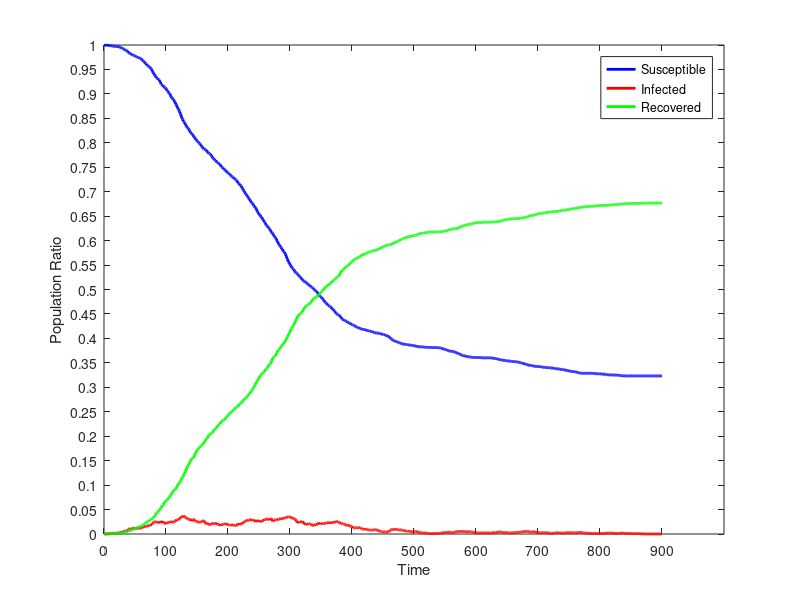

MATLAB code for this plot:
dynamics = [
0.00,2703.000,1.000,0.000;
1.00,2703.000,1.000,0.000;
2.00,2703.000,1.000,0.000;
3.00,2703.000,1.000,0.000;
4.00,2703.000,1.000,0.000;
5.00,2703.000,1.000,0.000;
6.00,2703.000,1.000,0.000;
7.00,2703.000,1.000,0.000;
8.00,2702.000,2.000,0.000;
9.00,2701.000,3.000,0.000;
10.00,2700.000,3.000,1.000;
11.00,2700.000,3.000,1.000;
12.00,2699.000,4.000,1.000;
13.00,2699.000,3.000,2.000;
14.00,2698.000,4.000,2.000;
15.00,2697.000,5.000,2.000;
16.00,2696.000,6.000,2.000;
17.00,2696.000,4.000,4.000;
18.00,2696.000,4.000,4.000;
19.00,2696.000,4.000,4.000;
20.00,2696.000,4.000,4.000;
21.00,2695.000,5.000,4.000;
22.00,2695.000,5.000,4.000;
23.00,2695.000,5.000,4.000;
24.00,2695.000,5.000,4.000;
25.00,2692.000,8.000,4.000;
26.00,2692.000,7.000,5.000;
27.00,2690.000,9.000,5.000;
28.00,2688.000,11.000,5.000;
29.00,2688.000,10.000,6.000;
30.00,2686.000,11.000,7.000;
31.00,2683.000,13.000,8.000;
32.00,2681.000,13.000,10.000;
33.00,2678.000,16.000,10.000;
34.00,2676.000,17.000,11.000;
35.00,2675.000,16.000,13.000;
36.00,2674.000,16.000,14.000;
37.00,2673.000,16.000,15.000;
38.00,2671.000,18.000,15.000;
39.00,2664.000,25.000,15.000;
40.00,2661.000,27.000,16.000;
41.00,2658.000,29.000,17.000;
42.00,2656.000,29.000,19.000;
43.00,2656.000,26.000,22.000;
44.00,2654.000,28.000,22.000;
45.00,2651.000,31.000,22.000;
46.00,2649.000,32.000,23.000;
47.00,2647.000,33.000,24.000;
48.00,2646.000,32.000,26.000;
49.00,2646.000,30.000,28.000;
50.00,2645.000,28.000,31.000;
51.00,2642.000,31.000,31.000;
52.00,2639.000,32.000,33.000;
53.00,2636.000,34.000,34.000;
54.00,2635.000,32.000,37.000;
55.00,2635.000,32.000,37.000;
56.00,2635.000,30.000,39.000;
57.00,2633.000,31.000,40.000;
58.00,2630.000,32.000,42.000;
59.00,2629.000,31.000,44.000;
60.00,2627.000,32.000,45.000;
61.00,2623.000,36.000,45.000;
62.00,2621.000,37.000,46.000;
63.00,2617.000,38.000,49.000;
64.00,2612.000,41.000,51.000;
65.00,2610.000,38.000,56.000;
66.00,2607.000,39.000,58.000;
67.00,2602.000,42.000,60.000;
68.00,2600.000,43.000,61.000;
69.00,2593.000,45.000,66.000;
70.00,2591.000,44.000,69.000;
71.00,2590.000,44.000,70.000;
72.00,2588.000,45.000,71.000;
73.00,2582.000,50.000,72.000;
74.00,2579.000,48.000,77.000;
75.00,2578.000,47.000,79.000;
76.00,2573.000,52.000,79.000;
77.00,2568.000,53.000,83.000;
78.00,2559.000,59.000,86.000;
79.00,2553.000,61.000,90.000;
80.00,2546.000,65.000,93.000;
81.00,2543.000,67.000,94.000;
82.00,2536.000,68.000,100.000;
83.00,2532.000,68.000,104.000;
84.00,2528.000,67.000,109.000;
85.00,2521.000,66.000,117.000;
86.00,2519.000,65.000,120.000;
87.00,2519.000,62.000,123.000;
88.00,2512.000,65.000,127.000;
89.00,2510.000,63.000,131.000;
90.00,2504.000,66.000,134.000;
91.00,2498.000,64.000,142.000;
92.00,2488.000,71.000,145.000;
93.00,2486.000,69.000,149.000;
94.00,2483.000,65.000,156.000;
95.00,2481.000,62.000,161.000;
96.00,2474.000,67.000,163.000;
97.00,2471.000,62.000,171.000;
98.00,2468.000,60.000,176.000;
99.00,2467.000,57.000,180.000;
100.00,2463.000,57.000,184.000;
101.00,2457.000,61.000,186.000;
102.00,2451.000,64.000,189.000;
103.00,2448.000,64.000,192.000;
104.00,2443.000,64.000,197.000;
105.00,2438.000,64.000,202.000;
106.00,2435.000,63.000,206.000;
107.00,2426.000,67.000,211.000;
108.00,2419.000,69.000,216.000;
109.00,2414.000,68.000,222.000;
110.00,2411.000,65.000,228.000;
111.00,2405.000,64.000,235.000;
112.00,2401.000,65.000,238.000;
113.00,2397.000,66.000,241.000;
114.00,2390.000,70.000,244.000;
115.00,2385.000,72.000,247.000;
116.00,2376.000,75.000,253.000;
117.00,2370.000,78.000,256.000;
118.00,2363.000,78.000,263.000;
119.00,2355.000,79.000,270.000;
120.00,2349.000,77.000,278.000;
121.00,2342.000,82.000,280.000;
122.00,2336.000,84.000,284.000;
123.00,2325.000,90.000,289.000;
124.00,2316.000,92.000,296.000;
125.00,2306.000,95.000,303.000;
126.00,2298.000,94.000,312.000;
127.00,2292.000,96.000,316.000;
128.00,2283.000,101.000,320.000;
129.00,2278.000,97.000,329.000;
130.00,2274.000,94.000,336.000;
131.00,2268.000,92.000,344.000;
132.00,2261.000,90.000,353.000;
133.00,2254.000,89.000,361.000;
134.00,2248.000,88.000,368.000;
135.00,2246.000,82.000,376.000;
136.00,2242.000,82.000,380.000;
137.00,2237.000,81.000,386.000;
138.00,2229.000,82.000,393.000;
139.00,2224.000,80.000,400.000;
140.00,2218.000,78.000,408.000;
141.00,2216.000,72.000,416.000;
142.00,2212.000,74.000,418.000;
143.00,2207.000,78.000,419.000;
144.00,2203.000,81.000,420.000;
145.00,2197.000,80.000,427.000;
146.00,2192.000,79.000,433.000;
147.00,2188.000,72.000,444.000;
148.00,2184.000,70.000,450.000;
149.00,2177.000,71.000,456.000;
150.00,2174.000,68.000,462.000;
151.00,2172.000,66.000,466.000;
152.00,2168.000,65.000,471.000;
153.00,2163.000,66.000,475.000;
154.00,2160.000,65.000,479.000;
155.00,2156.000,64.000,484.000;
156.00,2152.000,66.000,486.000;
157.00,2146.000,69.000,489.000;
158.00,2142.000,71.000,491.000;
159.00,2138.000,71.000,495.000;
160.00,2133.000,73.000,498.000;
161.00,2129.000,74.000,501.000;
162.00,2128.000,67.000,509.000;
163.00,2126.000,63.000,515.000;
164.00,2125.000,59.000,520.000;
165.00,2122.000,56.000,526.000;
166.00,2116.000,60.000,528.000;
167.00,2112.000,58.000,534.000;
168.00,2110.000,54.000,540.000;
169.00,2104.000,54.000,546.000;
170.00,2103.000,53.000,548.000;
171.00,2102.000,51.000,551.000;
172.00,2100.000,50.000,554.000;
173.00,2093.000,55.000,556.000;
174.00,2088.000,58.000,558.000;
175.00,2083.000,58.000,563.000;
176.00,2077.000,60.000,567.000;
177.00,2075.000,55.000,574.000;
178.00,2071.000,58.000,575.000;
179.00,2066.000,57.000,581.000;
180.00,2065.000,57.000,582.000;
181.00,2061.000,59.000,584.000;
182.00,2057.000,59.000,588.000;
183.00,2053.000,53.000,598.000;
184.00,2052.000,52.000,600.000;
185.00,2050.000,52.000,602.000;
186.00,2046.000,51.000,607.000;
187.00,2045.000,51.000,608.000;
188.00,2039.000,47.000,618.000;
189.00,2031.000,53.000,620.000;
190.00,2030.000,51.000,623.000;
191.00,2027.000,52.000,625.000;
192.00,2023.000,53.000,628.000;
193.00,2018.000,55.000,631.000;
194.00,2017.000,55.000,632.000;
195.00,2014.000,57.000,633.000;
196.00,2012.000,56.000,636.000;
197.00,2006.000,53.000,645.000;
198.00,2002.000,56.000,646.000;
199.00,1999.000,53.000,652.000;
200.00,1997.000,52.000,655.000;
201.00,1995.000,50.000,659.000;
202.00,1991.000,50.000,663.000;
203.00,1990.000,48.000,666.000;
204.00,1984.000,48.000,672.000;
205.00,1980.000,51.000,673.000;
206.00,1977.000,52.000,675.000;
207.00,1975.000,49.000,680.000;
208.00,1973.000,50.000,681.000;
209.00,1970.000,47.000,687.000;
210.00,1966.000,48.000,690.000;
211.00,1963.000,47.000,694.000;
212.00,1959.000,48.000,697.000;
213.00,1958.000,47.000,699.000;
214.00,1955.000,48.000,701.000;
215.00,1952.000,50.000,702.000;
216.00,1942.000,57.000,705.000;
217.00,1939.000,55.000,710.000;
218.00,1935.000,52.000,717.000;
219.00,1931.000,56.000,717.000;
220.00,1928.000,55.000,721.000;
221.00,1926.000,54.000,724.000;
222.00,1920.000,56.000,728.000;
223.00,1912.000,60.000,732.000;
224.00,1908.000,59.000,737.000;
225.00,1900.000,65.000,739.000;
226.00,1896.000,65.000,743.000;
227.00,1889.000,68.000,747.000;
228.00,1883.000,72.000,749.000;
229.00,1878.000,74.000,752.000;
230.00,1876.000,72.000,756.000;
231.00,1870.000,73.000,761.000;
232.00,1863.000,76.000,765.000;
233.00,1857.000,78.000,769.000;
234.00,1854.000,77.000,773.000;
235.00,1849.000,77.000,778.000;
236.00,1844.000,80.000,780.000;
237.00,1837.000,80.000,787.000;
238.00,1833.000,78.000,793.000;
239.00,1830.000,77.000,797.000;
240.00,1827.000,74.000,803.000;
241.00,1821.000,75.000,808.000;
242.00,1813.000,78.000,813.000;
243.00,1810.000,75.000,819.000;
244.00,1806.000,71.000,827.000;
245.00,1801.000,68.000,835.000;
246.00,1795.000,70.000,839.000;
247.00,1786.000,74.000,844.000;
248.00,1779.000,76.000,849.000;
249.00,1775.000,70.000,859.000;
250.00,1768.000,72.000,864.000;
251.00,1765.000,72.000,867.000;
252.00,1761.000,68.000,875.000;
253.00,1755.000,69.000,880.000;
254.00,1753.000,69.000,882.000;
255.00,1746.000,73.000,885.000;
256.00,1740.000,73.000,891.000;
257.00,1735.000,76.000,893.000;
258.00,1732.000,75.000,897.000;
259.00,1724.000,80.000,900.000;
260.00,1720.000,80.000,904.000;
261.00,1712.000,81.000,911.000;
262.00,1707.000,83.000,914.000;
263.00,1704.000,83.000,917.000;
264.00,1699.000,84.000,921.000;
265.00,1696.000,81.000,927.000;
266.00,1692.000,79.000,933.000;
267.00,1688.000,77.000,939.000;
268.00,1681.000,84.000,939.000;
269.00,1674.000,86.000,944.000;
270.00,1669.000,85.000,950.000;
271.00,1667.000,78.000,959.000;
272.00,1661.000,70.000,973.000;
273.00,1657.000,71.000,976.000;
274.00,1649.000,77.000,978.000;
275.00,1645.000,78.000,981.000;
276.00,1640.000,79.000,985.000;
277.00,1637.000,78.000,989.000;
278.00,1631.000,77.000,996.000;
279.00,1622.000,78.000,1004.000;
280.00,1616.000,77.000,1011.000;
281.00,1608.000,81.000,1015.000;
282.00,1603.000,84.000,1017.000;
283.00,1597.000,84.000,1023.000;
284.00,1592.000,83.000,1029.000;
285.00,1587.000,85.000,1032.000;
286.00,1583.000,83.000,1038.000;
287.00,1576.000,86.000,1042.000;
288.00,1574.000,83.000,1047.000;
289.00,1563.000,88.000,1053.000;
290.00,1561.000,89.000,1054.000;
291.00,1557.000,88.000,1059.000;
292.00,1552.000,87.000,1065.000;
293.00,1545.000,89.000,1070.000;
294.00,1536.000,92.000,1076.000;
295.00,1525.000,95.000,1084.000;
296.00,1519.000,93.000,1092.000;
297.00,1510.000,93.000,1101.000;
298.00,1503.000,97.000,1104.000;
299.00,1496.000,96.000,1112.000;
300.00,1491.000,95.000,1118.000;
301.00,1485.000,90.000,1129.000;
302.00,1479.000,89.000,1136.000;
303.00,1473.000,91.000,1140.000;
304.00,1471.000,88.000,1145.000;
305.00,1466.000,87.000,1151.000;
306.00,1463.000,86.000,1155.000;
307.00,1456.000,85.000,1163.000;
308.00,1451.000,82.000,1171.000;
309.00,1447.000,79.000,1178.000;
310.00,1445.000,74.000,1185.000;
311.00,1441.000,69.000,1194.000;
312.00,1439.000,63.000,1202.000;
313.00,1433.000,64.000,1207.000;
314.00,1429.000,65.000,1210.000;
315.00,1427.000,64.000,1213.000;
316.00,1421.000,67.000,1216.000;
317.00,1420.000,65.000,1219.000;
318.00,1415.000,67.000,1222.000;
319.00,1411.000,68.000,1225.000;
320.00,1405.000,71.000,1228.000;
321.00,1402.000,65.000,1237.000;
322.00,1399.000,62.000,1243.000;
323.00,1398.000,56.000,1250.000;
324.00,1395.000,58.000,1251.000;
325.00,1393.000,52.000,1259.000;
326.00,1390.000,53.000,1261.000;
327.00,1387.000,55.000,1262.000;
328.00,1385.000,53.000,1266.000;
329.00,1381.000,55.000,1268.000;
330.00,1377.000,58.000,1269.000;
331.00,1376.000,57.000,1271.000;
332.00,1374.000,55.000,1275.000;
333.00,1371.000,56.000,1277.000;
334.00,1367.000,55.000,1282.000;
335.00,1365.000,51.000,1288.000;
336.00,1362.000,48.000,1294.000;
337.00,1359.000,47.000,1298.000;
338.00,1355.000,48.000,1301.000;
339.00,1353.000,46.000,1305.000;
340.00,1349.000,50.000,1305.000;
341.00,1345.000,52.000,1307.000;
342.00,1341.000,54.000,1309.000;
343.00,1341.000,51.000,1312.000;
344.00,1337.000,54.000,1313.000;
345.00,1329.000,57.000,1318.000;
346.00,1322.000,62.000,1320.000;
347.00,1319.000,56.000,1329.000;
348.00,1316.000,58.000,1330.000;
349.00,1312.000,60.000,1332.000;
350.00,1311.000,56.000,1337.000;
351.00,1308.000,56.000,1340.000;
352.00,1303.000,59.000,1342.000;
353.00,1299.000,57.000,1348.000;
354.00,1295.000,57.000,1352.000;
355.00,1289.000,59.000,1356.000;
356.00,1284.000,60.000,1360.000;
357.00,1281.000,58.000,1365.000;
358.00,1278.000,58.000,1368.000;
359.00,1274.000,61.000,1369.000;
360.00,1269.000,63.000,1372.000;
361.00,1267.000,64.000,1373.000;
362.00,1264.000,62.000,1378.000;
363.00,1263.000,59.000,1382.000;
364.00,1259.000,63.000,1382.000;
365.00,1256.000,64.000,1384.000;
366.00,1254.000,62.000,1388.000;
367.00,1252.000,59.000,1393.000;
368.00,1245.000,65.000,1394.000;
369.00,1241.000,64.000,1399.000;
370.00,1240.000,62.000,1402.000;
371.00,1235.000,65.000,1404.000;
372.00,1233.000,64.000,1407.000;
373.00,1227.000,67.000,1410.000;
374.00,1222.000,70.000,1412.000;
375.00,1218.000,69.000,1417.000;
376.00,1216.000,67.000,1421.000;
377.00,1213.000,67.000,1424.000;
378.00,1212.000,68.000,1424.000;
379.00,1210.000,66.000,1428.000;
380.00,1206.000,63.000,1435.000;
381.00,1203.000,60.000,1441.000;
382.00,1200.000,57.000,1447.000;
383.00,1193.000,60.000,1451.000;
384.00,1189.000,58.000,1457.000;
385.00,1187.000,57.000,1460.000;
386.00,1184.000,57.000,1463.000;
387.00,1184.000,54.000,1466.000;
388.00,1181.000,53.000,1470.000;
389.00,1180.000,50.000,1474.000;
390.00,1178.000,49.000,1477.000;
391.00,1176.000,48.000,1480.000;
392.00,1175.000,48.000,1481.000;
393.00,1170.000,52.000,1482.000;
394.00,1168.000,49.000,1487.000;
395.00,1168.000,47.000,1489.000;
396.00,1166.000,44.000,1494.000;
397.00,1164.000,43.000,1497.000;
398.00,1162.000,43.000,1499.000;
399.00,1159.000,42.000,1503.000;
400.00,1158.000,42.000,1504.000;
401.00,1156.000,40.000,1508.000;
402.00,1156.000,33.000,1515.000;
403.00,1154.000,33.000,1517.000;
404.00,1152.000,34.000,1518.000;
405.00,1150.000,34.000,1520.000;
406.00,1148.000,34.000,1522.000;
407.00,1145.000,35.000,1524.000;
408.00,1143.000,35.000,1526.000;
409.00,1142.000,35.000,1527.000;
410.00,1142.000,33.000,1529.000;
411.00,1139.000,35.000,1530.000;
412.00,1138.000,34.000,1532.000;
413.00,1136.000,35.000,1533.000;
414.00,1135.000,33.000,1536.000;
415.00,1134.000,32.000,1538.000;
416.00,1133.000,27.000,1544.000;
417.00,1132.000,28.000,1544.000;
418.00,1131.000,27.000,1546.000;
419.00,1131.000,26.000,1547.000;
420.00,1131.000,26.000,1547.000;
421.00,1130.000,27.000,1547.000;
422.00,1129.000,25.000,1550.000;
423.00,1126.000,28.000,1550.000;
424.00,1125.000,27.000,1552.000;
425.00,1125.000,23.000,1556.000;
426.00,1125.000,23.000,1556.000;
427.00,1124.000,22.000,1558.000;
428.00,1123.000,23.000,1558.000;
429.00,1121.000,22.000,1561.000;
430.00,1121.000,21.000,1562.000;
431.00,1120.000,21.000,1563.000;
432.00,1119.000,21.000,1564.000;
433.00,1118.000,21.000,1565.000;
434.00,1116.000,22.000,1566.000;
435.00,1116.000,22.000,1566.000;
436.00,1114.000,23.000,1567.000;
437.00,1112.000,25.000,1567.000;
438.00,1112.000,23.000,1569.000;
439.00,1111.000,23.000,1570.000;
440.00,1111.000,23.000,1570.000;
441.00,1111.000,21.000,1572.000;
442.00,1111.000,19.000,1574.000;
443.00,1111.000,18.000,1575.000;
444.00,1109.000,16.000,1579.000;
445.00,1108.000,16.000,1580.000;
446.00,1108.000,15.000,1581.000;
447.00,1106.000,14.000,1584.000;
448.00,1105.000,12.000,1587.000;
449.00,1105.000,12.000,1587.000;
450.00,1105.000,12.000,1587.000;
451.00,1102.000,13.000,1589.000;
452.00,1102.000,11.000,1591.000;
453.00,1102.000,11.000,1591.000;
454.00,1099.000,12.000,1593.000;
455.00,1098.000,10.000,1596.000;
456.00,1097.000,10.000,1597.000;
457.00,1094.000,12.000,1598.000;
458.00,1094.000,12.000,1598.000;
459.00,1093.000,13.000,1598.000;
460.00,1091.000,14.000,1599.000;
461.00,1085.000,18.000,1601.000;
462.00,1082.000,21.000,1601.000;
463.00,1080.000,22.000,1602.000;
464.00,1077.000,25.000,1602.000;
465.00,1075.000,27.000,1602.000;
466.00,1072.000,26.000,1606.000;
467.00,1070.000,25.000,1609.000;
468.00,1069.000,24.000,1611.000;
469.00,1066.000,27.000,1611.000;
470.00,1066.000,25.000,1613.000;
471.00,1064.000,26.000,1614.000;
472.00,1062.000,25.000,1617.000;
473.00,1062.000,25.000,1617.000;
474.00,1061.000,23.000,1620.000;
475.00,1060.000,23.000,1621.000;
476.00,1059.000,23.000,1622.000;
477.00,1057.000,23.000,1624.000;
478.00,1056.000,22.000,1626.000;
479.00,1054.000,22.000,1628.000;
480.00,1052.000,22.000,1630.000;
481.00,1051.000,22.000,1631.000;
482.00,1051.000,20.000,1633.000;
483.00,1050.000,20.000,1634.000;
484.00,1050.000,18.000,1636.000;
485.00,1049.000,19.000,1636.000;
486.00,1048.000,17.000,1639.000;
487.00,1048.000,16.000,1640.000;
488.00,1048.000,15.000,1641.000;
489.00,1048.000,15.000,1641.000;
490.00,1046.000,17.000,1641.000;
491.00,1046.000,14.000,1644.000;
492.00,1045.000,15.000,1644.000;
493.00,1045.000,14.000,1645.000;
494.00,1044.000,15.000,1645.000;
495.00,1044.000,14.000,1646.000;
496.00,1044.000,14.000,1646.000;
497.00,1043.000,11.000,1650.000;
498.00,1043.000,11.000,1650.000;
499.00,1043.000,11.000,1650.000;
500.00,1041.000,13.000,1650.000;
501.00,1040.000,14.000,1650.000;
502.00,1039.000,14.000,1651.000;
503.00,1039.000,12.000,1653.000;
504.00,1038.000,13.000,1653.000;
505.00,1038.000,13.000,1653.000;
506.00,1037.000,14.000,1653.000;
507.00,1035.000,11.000,1658.000;
508.00,1035.000,8.000,1661.000;
509.00,1035.000,7.000,1662.000;
510.00,1035.000,7.000,1662.000;
511.00,1035.000,7.000,1662.000;
512.00,1035.000,6.000,1663.000;
513.00,1035.000,6.000,1663.000;
514.00,1035.000,6.000,1663.000;
515.00,1034.000,7.000,1663.000;
516.00,1033.000,6.000,1665.000;
517.00,1033.000,6.000,1665.000;
518.00,1033.000,5.000,1666.000;
519.00,1033.000,5.000,1666.000;
520.00,1033.000,5.000,1666.000;
521.00,1032.000,6.000,1666.000;
522.00,1032.000,4.000,1668.000;
523.00,1032.000,3.000,1669.000;
524.00,1032.000,2.000,1670.000;
525.00,1032.000,2.000,1670.000;
526.00,1032.000,2.000,1670.000;
527.00,1031.000,3.000,1670.000;
528.00,1031.000,3.000,1670.000;
529.00,1031.000,3.000,1670.000;
530.00,1031.000,3.000,1670.000;
531.00,1031.000,3.000,1670.000;
532.00,1031.000,3.000,1670.000;
533.00,1031.000,3.000,1670.000;
534.00,1031.000,3.000,1670.000;
535.00,1031.000,3.000,1670.000;
536.00,1031.000,3.000,1670.000;
537.00,1031.000,3.000,1670.000;
538.00,1030.000,4.000,1670.000;
539.00,1030.000,4.000,1670.000;
540.00,1030.000,4.000,1670.000;
541.00,1029.000,5.000,1670.000;
542.00,1029.000,4.000,1671.000;
543.00,1028.000,5.000,1671.000;
544.00,1028.000,5.000,1671.000;
545.00,1027.000,6.000,1671.000;
546.00,1026.000,5.000,1673.000;
547.00,1024.000,7.000,1673.000;
548.00,1022.000,9.000,1673.000;
549.00,1021.000,9.000,1674.000;
550.00,1020.000,8.000,1676.000;
551.00,1020.000,6.000,1678.000;
552.00,1019.000,7.000,1678.000;
553.00,1016.000,10.000,1678.000;
554.00,1016.000,9.000,1679.000;
555.00,1014.000,11.000,1679.000;
556.00,1013.000,11.000,1680.000;
557.00,1012.000,10.000,1682.000;
558.00,1011.000,9.000,1684.000;
559.00,1011.000,7.000,1686.000;
560.00,1010.000,8.000,1686.000;
561.00,1010.000,8.000,1686.000;
562.00,1010.000,7.000,1687.000;
563.00,1010.000,7.000,1687.000;
564.00,1009.000,8.000,1687.000;
565.00,1007.000,10.000,1687.000;
566.00,1005.000,11.000,1688.000;
567.00,1004.000,11.000,1689.000;
568.00,1003.000,12.000,1689.000;
569.00,1002.000,13.000,1689.000;
570.00,1000.000,14.000,1690.000;
571.00,1000.000,13.000,1691.000;
572.00,996.000,16.000,1692.000;
573.00,996.000,15.000,1693.000;
574.00,995.000,13.000,1696.000;
575.00,993.000,12.000,1699.000;
576.00,991.000,12.000,1701.000;
577.00,989.000,14.000,1701.000;
578.00,986.000,16.000,1702.000;
579.00,986.000,15.000,1703.000;
580.00,986.000,14.000,1704.000;
581.00,985.000,13.000,1706.000;
582.00,985.000,13.000,1706.000;
583.00,983.000,14.000,1707.000;
584.00,983.000,11.000,1710.000;
585.00,983.000,11.000,1710.000;
586.00,980.000,14.000,1710.000;
587.00,980.000,14.000,1710.000;
588.00,980.000,13.000,1711.000;
589.00,980.000,12.000,1712.000;
590.00,979.000,12.000,1713.000;
591.00,979.000,12.000,1713.000;
592.00,978.000,12.000,1714.000;
593.00,977.000,12.000,1715.000;
594.00,977.000,11.000,1716.000;
595.00,977.000,10.000,1717.000;
596.00,976.000,10.000,1718.000;
597.00,976.000,8.000,1720.000;
598.00,976.000,8.000,1720.000;
599.00,976.000,7.000,1721.000;
600.00,976.000,6.000,1722.000;
601.00,976.000,6.000,1722.000;
602.00,976.000,6.000,1722.000;
603.00,976.000,6.000,1722.000;
604.00,976.000,6.000,1722.000;
605.00,976.000,6.000,1722.000;
606.00,976.000,6.000,1722.000;
607.00,975.000,6.000,1723.000;
608.00,975.000,6.000,1723.000;
609.00,975.000,6.000,1723.000;
610.00,974.000,7.000,1723.000;
611.00,974.000,6.000,1724.000;
612.00,974.000,6.000,1724.000;
613.00,974.000,6.000,1724.000;
614.00,974.000,6.000,1724.000;
615.00,974.000,6.000,1724.000;
616.00,974.000,6.000,1724.000;
617.00,974.000,6.000,1724.000;
618.00,974.000,6.000,1724.000;
619.00,974.000,6.000,1724.000;
620.00,974.000,6.000,1724.000;
621.00,974.000,6.000,1724.000;
622.00,974.000,6.000,1724.000;
623.00,974.000,6.000,1724.000;
624.00,974.000,5.000,1725.000;
625.00,974.000,5.000,1725.000;
626.00,974.000,5.000,1725.000;
627.00,973.000,6.000,1725.000;
628.00,971.000,8.000,1725.000;
629.00,971.000,8.000,1725.000;
630.00,970.000,9.000,1725.000;
631.00,970.000,9.000,1725.000;
632.00,970.000,7.000,1727.000;
633.00,970.000,7.000,1727.000;
634.00,968.000,9.000,1727.000;
635.00,968.000,9.000,1727.000;
636.00,966.000,11.000,1727.000;
637.00,965.000,12.000,1727.000;
638.00,964.000,12.000,1728.000;
639.00,964.000,12.000,1728.000;
640.00,964.000,10.000,1730.000;
641.00,962.000,10.000,1732.000;
642.00,961.000,10.000,1733.000;
643.00,961.000,9.000,1734.000;
644.00,961.000,8.000,1735.000;
645.00,961.000,6.000,1737.000;
646.00,960.000,7.000,1737.000;
647.00,959.000,8.000,1737.000;
648.00,958.000,8.000,1738.000;
649.00,958.000,8.000,1738.000;
650.00,957.000,8.000,1739.000;
651.00,957.000,7.000,1740.000;
652.00,957.000,7.000,1740.000;
653.00,957.000,6.000,1741.000;
654.00,957.000,6.000,1741.000;
655.00,956.000,5.000,1743.000;
656.00,955.000,6.000,1743.000;
657.00,955.000,6.000,1743.000;
658.00,954.000,7.000,1743.000;
659.00,954.000,7.000,1743.000;
660.00,954.000,7.000,1743.000;
661.00,953.000,8.000,1743.000;
662.00,953.000,8.000,1743.000;
663.00,953.000,7.000,1744.000;
664.00,952.000,8.000,1744.000;
665.00,952.000,8.000,1744.000;
666.00,952.000,8.000,1744.000;
667.00,951.000,9.000,1744.000;
668.00,950.000,10.000,1744.000;
669.00,950.000,10.000,1744.000;
670.00,950.000,8.000,1746.000;
671.00,949.000,9.000,1746.000;
672.00,947.000,11.000,1746.000;
673.00,947.000,11.000,1746.000;
674.00,944.000,13.000,1747.000;
675.00,943.000,14.000,1747.000;
676.00,943.000,13.000,1748.000;
677.00,943.000,12.000,1749.000;
678.00,941.000,14.000,1749.000;
679.00,941.000,13.000,1750.000;
680.00,939.000,14.000,1751.000;
681.00,939.000,14.000,1751.000;
682.00,936.000,15.000,1753.000;
683.00,935.000,16.000,1753.000;
684.00,934.000,15.000,1755.000;
685.00,934.000,13.000,1757.000;
686.00,933.000,12.000,1759.000;
687.00,933.000,10.000,1761.000;
688.00,933.000,10.000,1761.000;
689.00,933.000,10.000,1761.000;
690.00,931.000,12.000,1761.000;
691.00,931.000,11.000,1762.000;
692.00,930.000,12.000,1762.000;
693.00,929.000,13.000,1762.000;
694.00,927.000,14.000,1763.000;
695.00,927.000,12.000,1765.000;
696.00,927.000,11.000,1766.000;
697.00,927.000,9.000,1768.000;
698.00,926.000,9.000,1769.000;
699.00,926.000,9.000,1769.000;
700.00,926.000,8.000,1770.000;
701.00,926.000,7.000,1771.000;
702.00,925.000,7.000,1772.000;
703.00,925.000,7.000,1772.000;
704.00,925.000,7.000,1772.000;
705.00,925.000,6.000,1773.000;
706.00,923.000,7.000,1774.000;
707.00,923.000,7.000,1774.000;
708.00,922.000,7.000,1775.000;
709.00,922.000,7.000,1775.000;
710.00,922.000,7.000,1775.000;
711.00,922.000,6.000,1776.000;
712.00,922.000,6.000,1776.000;
713.00,920.000,8.000,1776.000;
714.00,920.000,8.000,1776.000;
715.00,920.000,6.000,1778.000;
716.00,920.000,5.000,1779.000;
717.00,920.000,5.000,1779.000;
718.00,920.000,5.000,1779.000;
719.00,918.000,5.000,1781.000;
720.00,918.000,4.000,1782.000;
721.00,918.000,4.000,1782.000;
722.00,918.000,4.000,1782.000;
723.00,918.000,3.000,1783.000;
724.00,918.000,3.000,1783.000;
725.00,917.000,4.000,1783.000;
726.00,917.000,4.000,1783.000;
727.00,915.000,6.000,1783.000;
728.00,914.000,7.000,1783.000;
729.00,914.000,7.000,1783.000;
730.00,914.000,7.000,1783.000;
731.00,913.000,7.000,1784.000;
732.00,913.000,7.000,1784.000;
733.00,913.000,7.000,1784.000;
734.00,913.000,7.000,1784.000;
735.00,912.000,5.000,1787.000;
736.00,911.000,5.000,1788.000;
737.00,910.000,6.000,1788.000;
738.00,909.000,5.000,1790.000;
739.00,909.000,5.000,1790.000;
740.00,909.000,5.000,1790.000;
741.00,908.000,6.000,1790.000;
742.00,908.000,5.000,1791.000;
743.00,908.000,5.000,1791.000;
744.00,907.000,6.000,1791.000;
745.00,906.000,6.000,1792.000;
746.00,904.000,8.000,1792.000;
747.00,903.000,9.000,1792.000;
748.00,903.000,9.000,1792.000;
749.00,903.000,7.000,1794.000;
750.00,903.000,6.000,1795.000;
751.00,902.000,6.000,1796.000;
752.00,900.000,7.000,1797.000;
753.00,899.000,7.000,1798.000;
754.00,899.000,7.000,1798.000;
755.00,898.000,8.000,1798.000;
756.00,898.000,7.000,1799.000;
757.00,898.000,7.000,1799.000;
758.00,898.000,7.000,1799.000;
759.00,897.000,7.000,1800.000;
760.00,897.000,7.000,1800.000;
761.00,896.000,5.000,1803.000;
762.00,895.000,6.000,1803.000;
763.00,895.000,6.000,1803.000;
764.00,893.000,8.000,1803.000;
765.00,892.000,9.000,1803.000;
766.00,892.000,9.000,1803.000;
767.00,890.000,9.000,1805.000;
768.00,890.000,8.000,1806.000;
769.00,889.000,9.000,1806.000;
770.00,889.000,7.000,1808.000;
771.00,889.000,7.000,1808.000;
772.00,889.000,6.000,1809.000;
773.00,889.000,6.000,1809.000;
774.00,889.000,6.000,1809.000;
775.00,889.000,6.000,1809.000;
776.00,889.000,5.000,1810.000;
777.00,889.000,5.000,1810.000;
778.00,889.000,5.000,1810.000;
779.00,889.000,5.000,1810.000;
780.00,889.000,5.000,1810.000;
781.00,889.000,4.000,1811.000;
782.00,889.000,3.000,1812.000;
783.00,889.000,3.000,1812.000;
784.00,889.000,3.000,1812.000;
785.00,889.000,3.000,1812.000;
786.00,889.000,3.000,1812.000;
787.00,889.000,3.000,1812.000;
788.00,888.000,4.000,1812.000;
789.00,888.000,4.000,1812.000;
790.00,888.000,4.000,1812.000;
791.00,887.000,4.000,1813.000;
792.00,887.000,3.000,1814.000;
793.00,886.000,4.000,1814.000;
794.00,886.000,4.000,1814.000;
795.00,886.000,3.000,1815.000;
796.00,886.000,2.000,1816.000;
797.00,886.000,2.000,1816.000;
798.00,886.000,2.000,1816.000;
799.00,886.000,2.000,1816.000;
800.00,885.000,3.000,1816.000;
801.00,885.000,3.000,1816.000;
802.00,885.000,2.000,1817.000;
803.00,885.000,2.000,1817.000;
804.00,885.000,2.000,1817.000;
805.00,884.000,3.000,1817.000;
806.00,884.000,3.000,1817.000;
807.00,883.000,4.000,1817.000;
808.00,883.000,4.000,1817.000;
809.00,882.000,5.000,1817.000;
810.00,882.000,5.000,1817.000;
811.00,881.000,6.000,1817.000;
812.00,880.000,5.000,1819.000;
813.00,880.000,5.000,1819.000;
814.00,880.000,5.000,1819.000;
815.00,880.000,5.000,1819.000;
816.00,880.000,5.000,1819.000;
817.00,880.000,5.000,1819.000;
818.00,880.000,5.000,1819.000;
819.00,880.000,5.000,1819.000;
820.00,879.000,5.000,1820.000;
821.00,879.000,5.000,1820.000;
822.00,879.000,5.000,1820.000;
823.00,879.000,4.000,1821.000;
824.00,879.000,3.000,1822.000;
825.00,879.000,3.000,1822.000;
826.00,879.000,3.000,1822.000;
827.00,878.000,4.000,1822.000;
828.00,878.000,4.000,1822.000;
829.00,878.000,4.000,1822.000;
830.00,878.000,3.000,1823.000;
831.00,878.000,3.000,1823.000;
832.00,877.000,4.000,1823.000;
833.00,877.000,4.000,1823.000;
834.00,875.000,6.000,1823.000;
835.00,875.000,5.000,1824.000;
836.00,875.000,5.000,1824.000;
837.00,875.000,5.000,1824.000;
838.00,875.000,3.000,1826.000;
839.00,874.000,4.000,1826.000;
840.00,874.000,4.000,1826.000;
841.00,874.000,4.000,1826.000;
842.00,874.000,3.000,1827.000;
843.00,874.000,3.000,1827.000;
844.00,874.000,3.000,1827.000;
845.00,874.000,3.000,1827.000;
846.00,874.000,3.000,1827.000;
847.00,874.000,3.000,1827.000;
848.00,874.000,3.000,1827.000;
849.00,874.000,3.000,1827.000;
850.00,874.000,3.000,1827.000;
851.00,874.000,2.000,1828.000;
852.00,874.000,2.000,1828.000;
853.00,874.000,2.000,1828.000;
854.00,874.000,2.000,1828.000;
855.00,874.000,2.000,1828.000;
856.00,874.000,2.000,1828.000;
857.00,874.000,2.000,1828.000;
858.00,874.000,2.000,1828.000;
859.00,874.000,2.000,1828.000;
860.00,874.000,2.000,1828.000;
861.00,874.000,2.000,1828.000;
862.00,874.000,2.000,1828.000;
863.00,874.000,2.000,1828.000;
864.00,874.000,1.000,1829.000;
865.00,874.000,1.000,1829.000;
866.00,874.000,1.000,1829.000;
867.00,874.000,1.000,1829.000;
868.00,874.000,1.000,1829.000;
869.00,874.000,1.000,1829.000;
870.00,874.000,1.000,1829.000;
871.00,874.000,1.000,1829.000;
872.00,874.000,0.000,1830.000;
873.00,874.000,0.000,1830.000;
874.00,874.000,0.000,1830.000;
875.00,874.000,0.000,1830.000;
876.00,874.000,0.000,1830.000;
877.00,874.000,0.000,1830.000;
878.00,874.000,0.000,1830.000;
879.00,874.000,0.000,1830.000;
880.00,874.000,0.000,1830.000;
881.00,874.000,0.000,1830.000;
882.00,874.000,0.000,1830.000;
883.00,874.000,0.000,1830.000;
884.00,874.000,0.000,1830.000;
885.00,874.000,0.000,1830.000;
886.00,874.000,0.000,1830.000;
887.00,874.000,0.000,1830.000;
888.00,874.000,0.000,1830.000;
889.00,874.000,0.000,1830.000;
890.00,874.000,0.000,1830.000;
891.00,874.000,0.000,1830.000;
892.00,874.000,0.000,1830.000;
893.00,874.000,0.000,1830.000;
894.00,874.000,0.000,1830.000;
895.00,874.000,0.000,1830.000;
896.00,874.000,0.000,1830.000;
897.00,874.000,0.000,1830.000;
898.00,874.000,0.000,1830.000;
899.00,874.000,0.000,1830.000;
900.00,874.000,0.000,1830.000;
];
time = dynamics (:, 1);
susceptible = dynamics (:, 2);
infected = dynamics (:, 3);
recovered = dynamics (:, 4);
totalPopulation = susceptible(1) + infected(1) + recovered(1);
susceptibleRatio = susceptible ./ totalPopulation;
infectedRatio = infected ./ totalPopulation;
recoveredRatio = recovered ./ totalPopulation;
steps = length (time);
indices = 0 : steps - 1;
replications = 0;
figure
plot (indices, susceptibleRatio.', 'color', 'blue', 'linewidth', 2);
hold on
plot (indices, infectedRatio.', 'color', 'red', 'linewidth', 2);
hold on
plot (indices, recoveredRatio.', 'color', 'green', 'linewidth', 2);
set(gca,'YTick',0:0.05:1.0);
set(gca,'XTick', indices(1:100:end), 'xticklabel', time(1:100:end));
xlabel ('Time');
ylabel ('Population Ratio');
legend('Susceptible','Infected', 'Recovered');
%titleStr = sprintf('SIR Dynamics of %i agents, with 1.00 dt, %i steps, 0 replications', totalPopulation, steps)
%title (titleStr);
